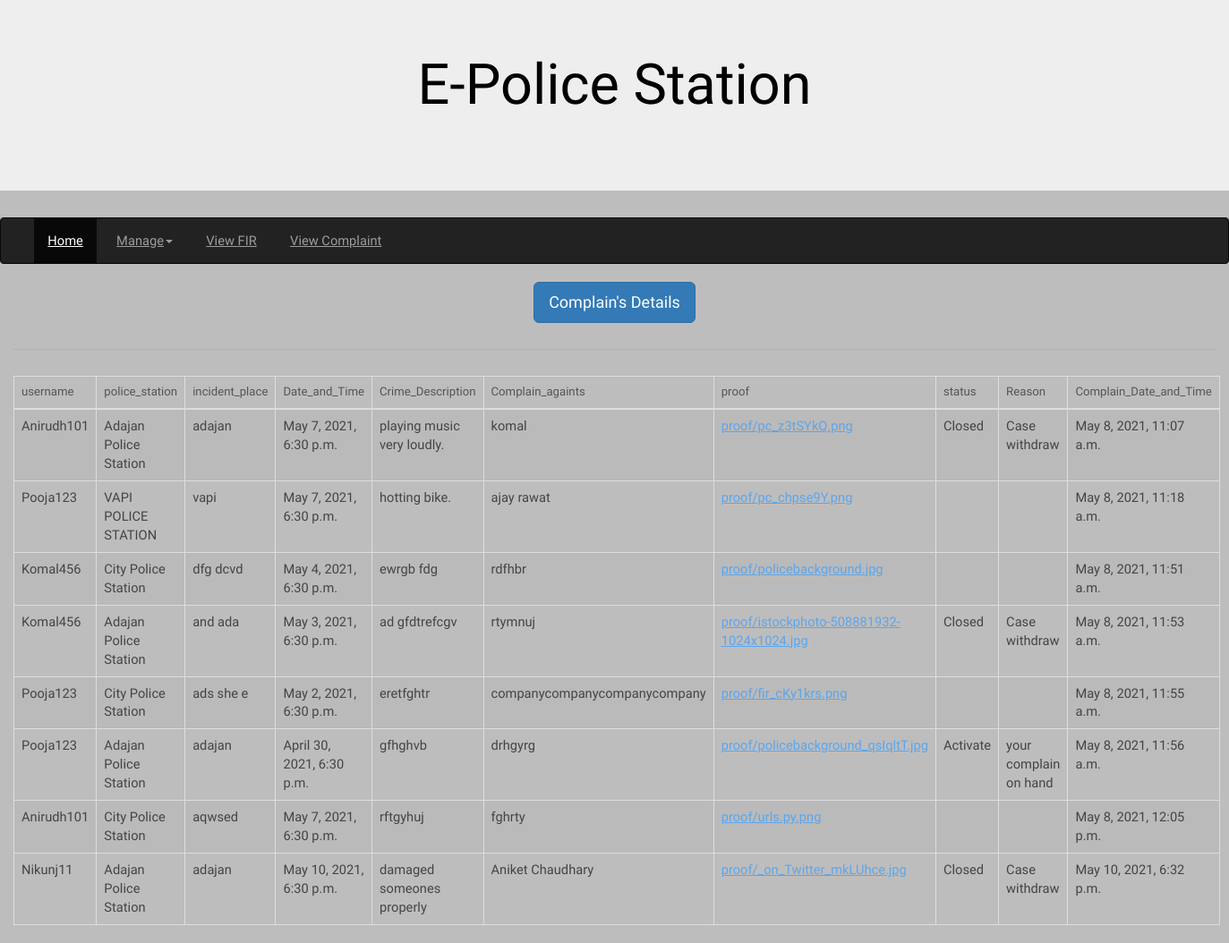
Screenshot of /complain_details_view/ with the database file from the repository.
### myapp/models.py (models this page shows, shortened)
class Complain(models.Model):
    Satus_choices = (('Activate','Activate'),('Inprocess', 'Inprocess'),('Closed','Closed'))
    username = models.ForeignKey(User, on_delete=models.CASCADE)
    police_station = models.ForeignKey(Police_Station, on_delete=models.CASCADE, null=True, blank=True)
    incident_place = models.TextField()
    Date_and_Time = models.DateTimeField( null=True,blank=True)
    Crime_Description = models.TextField()
    complain_againts = models.TextField()
    proof = models.FileField(upload_to='proof', null=True, blank=True)
    status = models.CharField(max_length=20, choices=Satus_choices)
    Reason = models.CharField(max_length=256)
    complain_Date_and_Time = models.DateTimeField(default=timezone.now)

class Police_Station(models.Model):
    city = models.ForeignKey(City, on_delete=models.CASCADE, null=True, blank=True)
    taluka = models.ForeignKey(Taluka, on_delete=models.CASCADE, null=True, blank=True)
    village = models.ForeignKey(Village, on_delete=models.CASCADE, null=True, blank=True)
    Police_station_name = models.CharField(max_length=200)
    address = models.TextField(max_length=200)
    phone_no = models.IntegerField(null=True, blank=True)
    mobile_no = models.IntegerField(null=True, blank=True)
    email_address = models.EmailField(null=True, blank=True)
    def __str__(self):
        return self.Police_station_name

### myapp/views.py (the view)
# urls.py: path("complain_details_view/",views.complain_details_view,name="complain_details_view"),
def complain_details_view(request):
    complains = models.Complain.objects.all()
    return render(request, 'police/complain_details.html',{'complains':complains})

### templates/police/complain_details.html
{% extends 'police/police_station_index.html' %}
{% block content %}
<div class="container-fluid">
    <center><h1 class="btn btn-lg btn-primary">Complain's Details</h1>
    <hr>
    <table class="table table-bordered table-hover">
        <thead>
            <tr>
                <th>username</th>
                <th>police_station</th>
                <th>incident_place</th>
                <th>Date_and_Time</th>
                <th>Crime_Description</th>
                <th>Complain_againts</th>
                <th>proof</th>
                <th>status</th>
                <th>Reason</th>
                <th>Complain_Date_and_Time</th>
            </tr>
        </thead>
        <tbody>
            {% for i in complains %}
            <tr>
                <td>{{i.username}}</td>
                <td>{{i.police_station}}</td>
                <td>{{i.incident_place}}</td>
                <td>{{i.Date_and_Time}}</td>
                <td>{{i.Crime_Description}}</td>
                <td>{{i.complain_againts}}</td>
                <td><a href="{{i.proof.url}}">{{i.proof}}</a></td>
                <td>{{i.status}}</td>
                <td>{{i.Reason}}</td>
                <td>{{i.complain_Date_and_Time}}</td>
            </tr>
            {% endfor %}
        </tbody>
    </table>
    </center>
</div>
{% endblock %}

### static/assets/css/main.css (style rules this page uses)
html, body, div, span, applet, object, iframe, h1, h2, h3, h4, h5, h6, p, blockquote, pre, a, abbr, acronym, address, big, cite, code, del, dfn, em, img, ins, kbd, q, s, samp, small, strike, strong, sub, sup, tt, var, b, u, i, center, dl, dt, dd, ol, ul, li, fieldset, form, label, legend, table, caption, tbody, tfoot, thead, tr, th, td, article, aside, canvas, details, embed, figure, figcaption, footer, header, hgroup, menu, nav, output, ruby, section, summary, time, mark, audio, video { margin: 0; padding: 0; border: 0; font-size: 100%; font: inherit; vertical-align: baseline; }
body { line-height: 1; }
table { border-collapse: collapse; border-spacing: 0; }
body { -webkit-text-size-adjust: none; }
*, *:before, *:after { -moz-box-sizing: border-box; -webkit-box-sizing: border-box; box-sizing: border-box; }
body { -ms-overflow-style: scrollbar; }
body { background: #fff; }
html { font-size: 13pt; }
@media screen and (max-width: 1680px) { html { font-size: 11pt; } }
body { background-color: #fff; color: #444; }
body, input, select, textarea { font-family: "Taviraj", serif; font-weight: 300; font-size: 1rem; line-height: 1.65; }
a { text-decoration: underline; }
h1, h2, h3, h4, h5, h6 { font-weight: 400; line-height: 1.5; margin: 0 0 1.5rem 0; }
hr { border: 0; border-bottom: solid 1px; margin: 2rem 0; }
a { color: #5AA6ED; }
h1, h2, h3, h4, h5, h6 { color: #555; }
hr { border-bottom-color: rgba(144, 144, 144, 0.25); }
table { margin: 0 0 2rem 0; width: 100%; }
table tbody tr { border: solid 1px; border-left: 0; border-right: 0; }
table td { padding: 0.75rem 0.75rem; }
table th { font-size: 0.9rem; font-weight: 400; padding: 0 0.75rem 0.75rem 0.75rem; text-align: left; }
table thead { border-bottom: solid 2px; }
table tbody tr { border-color: rgba(144, 144, 144, 0.25); }
table tbody tr:nth-child(2n + 1) { background-color: rgba(144, 144, 144, 0.075); }
table th { color: #555; }
table thead { border-bottom-color: rgba(144, 144, 144, 0.25); }

### rows the page displays
Complain: username "Anirudh101", police_station "Adajan Police Station", incident_place "adajan", Date_and_Time "May 7, 2021, 6:30 p.m.", Crime_Description "playing music very loudly.", complain_againts "komal", proof "proof/pc_z3tSYkQ.png", status "Closed", Reason "Case withdraw", complain_Date_and_Time "May 8, 2021, 11:07 a.m."
Complain: username "Pooja123", police_station "VAPI POLICE STATION", incident_place "vapi", Date_and_Time "May 7, 2021, 6:30 p.m.", Crime_Description "hotting bike.", complain_againts "ajay rawat", proof "proof/pc_chpse9Y.png", complain_Date_and_Time "May 8, 2021, 11:18 a.m."
Complain: username "Komal456", police_station "City Police Station", incident_place "dfg dcvd", Date_and_Time "May 4, 2021, 6:30 p.m.", Crime_Description "ewrgb fdg", complain_againts "rdfhbr", proof "proof/policebackground.jpg", complain_Date_and_Time "May 8, 2021, 11:51 a.m."
Complain: username "Komal456", police_station "Adajan Police Station", incident_place "and ada", Date_and_Time "May 3, 2021, 6:30 p.m.", Crime_Description "ad gfdtrefcgv", complain_againts "rtymnuj", proof "proof/istockphoto-508881932-1024x1024.jpg", status "Closed", Reason "Case withdraw", complain_Date_and_Time "May 8, 2021, 11:53 a.m."
Complain: username "Pooja123", police_station "City Police Station", incident_place "ads she e", Date_and_Time "May 2, 2021, 6:30 p.m.", Crime_Description "eretfghtr", complain_againts "companycompanycompanycompany", proof "proof/fir_cKy1krs.png", complain_Date_and_Time "May 8, 2021, 11:55 a.m."
Complain: username "Pooja123", police_station "Adajan Police Station", incident_place "adajan", Date_and_Time "April 30, 2021, 6:30 p.m.", Crime_Description "gfhghvb", complain_againts "drhgyrg", proof "proof/policebackground_qsIqltT.jpg", status "Activate", Reason "your complain on hand", complain_Date_and_Time "May 8, 2021, 11:56 a.m."
Complain: username "Anirudh101", police_station "City Police Station", incident_place "aqwsed", Date_and_Time "May 7, 2021, 6:30 p.m.", Crime_Description "rftgyhuj", complain_againts "fghrty", proof "proof/urls.py.png", complain_Date_and_Time "May 8, 2021, 12:05 p.m."
Complain: username "Nikunj11", police_station "Adajan Police Station", incident_place "adajan", Date_and_Time "May 10, 2021, 6:30 p.m.", Crime_Description "damaged someones properly", complain_againts "Aniket Chaudhary", proof "proof/_on_Twitter_mkLUhce.jpg", status "Closed", Reason "Case withdraw", complain_Date_and_Time "May 10, 2021, 6:32 p.m."
